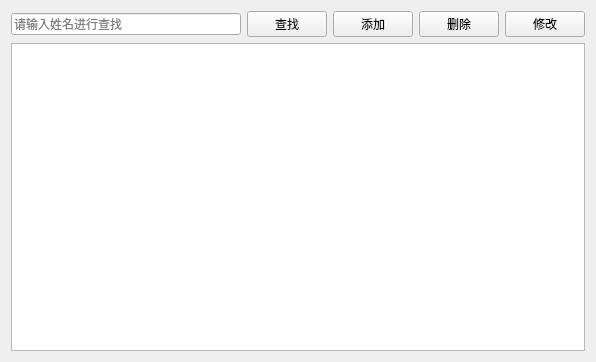
<?xml version="1.0" encoding="UTF-8"?>
<ui version="4.0">
 <class>PatientView</class>
 <widget class="QWidget" name="PatientView">
  <property name="geometry">
   <rect>
    <x>0</x>
    <y>0</y>
    <width>596</width>
    <height>362</height>
   </rect>
  </property>
  <property name="windowTitle">
   <string>患者管理</string>
  </property>
  <layout class="QVBoxLayout" name="verticalLayout">
   <item>
    <layout class="QHBoxLayout" name="horizontalLayout">
     <item>
      <widget class="QLineEdit" name="textSearch">
       <property name="placeholderText">
        <string>请输入姓名进行查找</string>
       </property>
      </widget>
     </item>
     <item>
      <widget class="QPushButton" name="btSearch">
       <property name="text">
        <string>查找</string>
       </property>
       <property name="icon">
        <iconset resource="lab4.qrc">
         <normaloff>:/img/search.png</normaloff>:/img/search.png</iconset>
       </property>
      </widget>
     </item>
     <item>
      <widget class="QPushButton" name="btAdd">
       <property name="text">
        <string>添加</string>
       </property>
       <property name="icon">
        <iconset resource="lab4.qrc">
         <normaloff>:/img/add.png</normaloff>:/img/add.png</iconset>
       </property>
      </widget>
     </item>
     <item>
      <widget class="QPushButton" name="btDelete">
       <property name="text">
        <string>删除</string>
       </property>
       <property name="icon">
        <iconset resource="lab4.qrc">
         <normaloff>:/img/delete.png</normaloff>:/img/delete.png</iconset>
       </property>
      </widget>
     </item>
     <item>
      <widget class="QPushButton" name="btEdit">
       <property name="text">
        <string>修改</string>
       </property>
       <property name="icon">
        <iconset resource="lab4.qrc">
         <normaloff>:/img/edit.png</normaloff>:/img/edit.png</iconset>
       </property>
      </widget>
     </item>
    </layout>
   </item>
   <item>
    <widget class="QTableView" name="tableView"/>
   </item>
  </layout>
 </widget>
 <resources>
  <include location="lab4.qrc"/>
 </resources>
 <connections/>
</ui>
